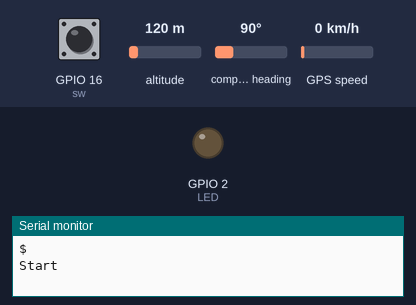
Recording of a sketch running on a simulated ESP8266 (NodeMCU). Parts: output pins drawn as LEDs (lit = HIGH), the last lines printed to the serial monitor. The test bench sets the inputs (shaded band); at power-on: GPIO 16 (sw) HIGH, altitude 120 m, compass heading 90°, GPS speed 0 km/h. The GPS gets a fix after 3 s at 37.7749, -122.4194 with 8 satellites; pins used as bus, display or sensor lines are not drawn.

Above: at 2.3 s.
2.4 s: GPIO 16 (sw) pulsed LOW 5 times (0.12 s each, 0.3 s apart)
At 4.5 s:
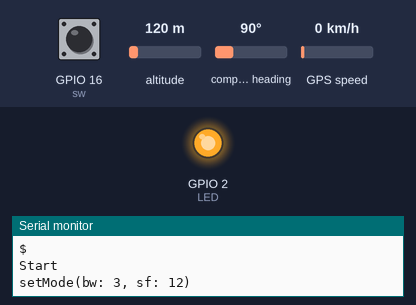
Timing chart, 0 to 6.0 s (numbered marks = the images above; inputs shaded):
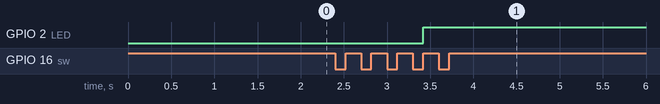

The sketch:

ESP_GPS_LoRa.ino
```cpp
/*
 * ESP8266+LoRaモジュール+GPSモジュールで、
 * スイッチを押されたら緯度経度を取得し、
 * bw, sfを変えながらLoRaで送信し、
 * LoRaモジュールからのレスポンスをプリントする
 */
#include <ESP8266WiFi.h>
#include <SoftwareSerial.h>
#include <TinyGPS++.h>
#include <string.h>

extern "C" {
#include "user_interface.h"
}

static const int LED = 2;
static const int gps_RX = 4, gps_TX = 5;
SoftwareSerial gps_ss(gps_RX, gps_TX, false, 256);
TinyGPSPlus gps;

static const int sw = 16;
static const unsigned long PUSH_SHORT = 1000;

static const int LoRa_RX = 13, LoRa_TX = 12;
static const int LoRa_Rst = 14;
SoftwareSerial LoRa_ss(LoRa_RX, LoRa_TX, false, 256);

void LoRa_reset(void) {
    digitalWrite(LoRa_Rst, LOW);
    delay(100);
    digitalWrite(LoRa_Rst, HIGH);
}

int LoRa_recv(char *buf) {
    char *start = buf;

    while (true) {
        delay(0);
        while (LoRa_ss.available() > 0) {
            *buf++ = LoRa_ss.read();
            if (*(buf-2) == '\r' && *(buf-1) == '\n') {
                *buf = '\0';
                return (buf - start);
            }
        }
    }
}

int LoRa_send(char * msg) {
    char *start = msg;
    while (*msg != '\0') {
        LoRa_ss.write(*msg++);
    }
    return (msg - start);
}

#define NMODE 24

struct mode {
    int bw;
    int sf;
    int timeout;
};
struct mode Mode[NMODE] = {
    {3, 12, 5}, {3, 11, 5}, {3, 10, 4}, {3, 9, 3}, {3, 8, 2}, {3, 7, 2},
    {4, 12, 5}, {4, 11, 4}, {4, 10, 3}, {4, 9, 3}, {4, 8, 2}, {4, 7, 2},
    {5, 12, 4}, {5, 11, 3}, {5, 10, 2}, {5, 9, 2}, {5, 8, 2}, {5, 7, 2},
    {6, 12, 3}, {6, 11, 3}, {6, 10, 2}, {6, 9, 2}, {6, 8, 2}, {6, 7, 2},
};

int sendcmd(char *cmd) {
    unsigned long t;
    char buf[64];

//    Serial.print(cmd);
    LoRa_send(cmd);

    while (true) {
        LoRa_recv(buf);
        if (strstr(buf, "OK")) {
//            Serial.print(buf);
            return true;
        } else if (strstr(buf, "NG")) {
//            Serial.print(buf);
            return false;
        }
    }
}

void setMode(int bw, int sf) {
    char buf[64];

    LoRa_send("config\r\n");
    delay(200);
    LoRa_reset();
    delay(1500);

    while (true) {
        LoRa_recv(buf);
        if (strstr(buf, "Mode")) {
            Serial.print(buf);
            break;
        }
    }

    sendcmd("2\r\n");
    sprintf(buf, "bw %d\r\n", bw);
    sendcmd(buf);
    sprintf(buf, "sf %d\r\n", sf);
    sendcmd(buf);
    sendcmd("q 2\r\n");
    sendcmd("w\r\n");

    LoRa_reset();
    Serial.println("LoRa module set to new mode");
    delay(1000);
}

void send2LoRa() {
    char obuf[64], ibuf[64], shortbuf[32];
    char * buf;
    int n;
    unsigned long t;

    strcpy(obuf, "loc=(");
    dtostrf(gps.location.lat(), 12, 8, &obuf[strlen(obuf)]);
    strcat(obuf, ",");
    dtostrf(gps.location.lng(), 12, 8, &obuf[strlen(obuf)]);
    strcat(obuf, ")\r\n");

    strcpy(shortbuf, "loc=(");
    dtostrf(gps.location.lat(), 8, 4, &shortbuf[strlen(shortbuf)]);
    strcat(shortbuf, ",");
    dtostrf(gps.location.lng(), 8, 4, &shortbuf[strlen(shortbuf)]);
    strcat(shortbuf, ")\r\n");

    digitalWrite(LED, HIGH);

    for (int i = 0; i < NMODE; i++) {
        Serial.print("setMode(bw: ");
        Serial.print(Mode[i].bw);
        Serial.print(", sf: ");
        Serial.print(Mode[i].sf);
        Serial.println(")");

        setMode(Mode[i].bw, Mode[i].sf);

        t = millis();
        delay(500);

        Serial.print("send to LoRa: ");
        buf = (i == 0) ? shortbuf : obuf;
        Serial.print(buf);
        LoRa_send(buf);

        while (true) {
            LoRa_recv(ibuf);
            if (strstr(ibuf, "OK")) {
                Serial.print(ibuf);
                break;
            } else if (strstr(ibuf, "NG")) {
                Serial.print(ibuf);
                break;
            }
        }

        if (i != 0) {
            long s;

            s = Mode[i].timeout * 1000 - (millis() - t);
            if (s > 0) {
                Serial.print("delay: ");
                Serial.println(s);
                delay(s);
            }
        }
    }

    digitalWrite(LED, LOW);
}

void setup()
{
    WiFi.mode(WIFI_OFF);

    Serial.begin(115200);
    delay(20);

    pinMode(LED, OUTPUT);
    digitalWrite(LED, LOW);

    gps_ss.begin(9600);

    pinMode(sw, INPUT);

    LoRa_ss.begin(115200);
    pinMode(LoRa_Rst, OUTPUT_OPEN_DRAIN);
    digitalWrite(LoRa_Rst, HIGH);

    LoRa_reset();

    delay(1000); // LoRaモジュールをリセットしてからCPUと通信できるまでに1秒程度かかるようだ

    while (LoRa_ss.available() > 0) {
        char c = LoRa_ss.read();
            if (c < 0x80) {
                Serial.print(c);
            }
    }
    Serial.println(F("\r\nStart"));
}

void loop()
{
    unsigned long gauge = 0;
    char buf[128];

    while (digitalRead(sw) == 0) {
        gauge++;
        delay(0);
    }
    if (gauge > PUSH_SHORT) {
        if (gps.location.isValid()) {
            gps_ss.enableRx(false);
            send2LoRa();
            gps_ss.enableRx(true);
        }
    }
    while (gps_ss.available() > 0) {
        if (gps.encode(gps_ss.read())) {
            break;
        }
    }
}
```

Measured:
- after the input at 2.4 s, GPIO 2 (LED): LOW → HIGH after 1.0 s
